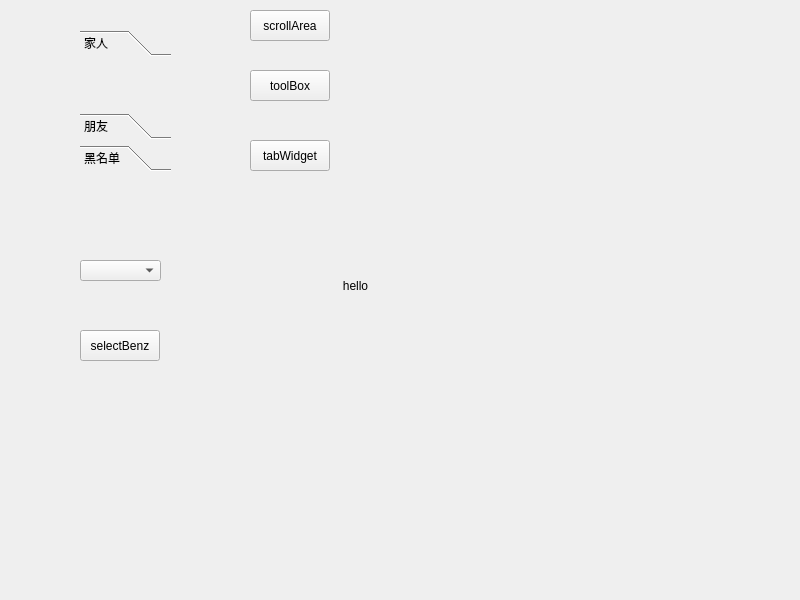
<?xml version="1.0" encoding="UTF-8"?>
<ui version="4.0">
 <class>Widget</class>
 <widget class="QWidget" name="Widget">
  <property name="geometry">
   <rect>
    <x>0</x>
    <y>0</y>
    <width>800</width>
    <height>600</height>
   </rect>
  </property>
  <property name="windowTitle">
   <string>Widget</string>
  </property>
  <widget class="QStackedWidget" name="stackedWidget">
   <property name="geometry">
    <rect>
     <x>10</x>
     <y>0</y>
     <width>181</width>
     <height>201</height>
    </rect>
   </property>
   <property name="currentIndex">
    <number>2</number>
   </property>
   <widget class="QWidget" name="page_4">
    <widget class="QScrollArea" name="scrollArea">
     <property name="geometry">
      <rect>
       <x>50</x>
       <y>20</y>
       <width>121</width>
       <height>151</height>
      </rect>
     </property>
     <property name="widgetResizable">
      <bool>true</bool>
     </property>
     <widget class="QWidget" name="scrollAreaWidgetContents">
      <property name="geometry">
       <rect>
        <x>0</x>
        <y>0</y>
        <width>109</width>
        <height>206</height>
       </rect>
      </property>
      <layout class="QVBoxLayout" name="verticalLayout">
       <item>
        <widget class="QPushButton" name="pushButton_10">
         <property name="text">
          <string>PushButton</string>
         </property>
        </widget>
       </item>
       <item>
        <widget class="QPushButton" name="pushButton">
         <property name="text">
          <string>PushButton</string>
         </property>
        </widget>
       </item>
       <item>
        <widget class="QPushButton" name="pushButton_2">
         <property name="text">
          <string>PushButton</string>
         </property>
        </widget>
       </item>
       <item>
        <widget class="QPushButton" name="pushButton_4">
         <property name="text">
          <string>PushButton</string>
         </property>
        </widget>
       </item>
       <item>
        <widget class="QPushButton" name="pushButton_3">
         <property name="text">
          <string>PushButton</string>
         </property>
        </widget>
       </item>
       <item>
        <widget class="QPushButton" name="pushButton_8">
         <property name="text">
          <string>PushButton</string>
         </property>
        </widget>
       </item>
       <item>
        <widget class="QPushButton" name="pushButton_9">
         <property name="text">
          <string>PushButton</string>
         </property>
        </widget>
       </item>
       <item>
        <widget class="QPushButton" name="pushButton_6">
         <property name="text">
          <string>PushButton</string>
         </property>
        </widget>
       </item>
       <item>
        <widget class="QPushButton" name="pushButton_5">
         <property name="text">
          <string>PushButton</string>
         </property>
        </widget>
       </item>
      </layout>
     </widget>
    </widget>
   </widget>
   <widget class="QWidget" name="page_6">
    <widget class="QTabWidget" name="tabWidget">
     <property name="geometry">
      <rect>
       <x>20</x>
       <y>40</y>
       <width>191</width>
       <height>141</height>
      </rect>
     </property>
     <property name="currentIndex">
      <number>2</number>
     </property>
     <widget class="QWidget" name="tab">
      <attribute name="title">
       <string>百度</string>
      </attribute>
     </widget>
     <widget class="QWidget" name="tab_2">
      <attribute name="title">
       <string>谷歌</string>
      </attribute>
     </widget>
     <widget class="QWidget" name="tab_3">
      <attribute name="title">
       <string>必应</string>
      </attribute>
     </widget>
    </widget>
   </widget>
   <widget class="QWidget" name="page_5">
    <widget class="QToolBox" name="toolBox">
     <property name="geometry">
      <rect>
       <x>70</x>
       <y>30</y>
       <width>91</width>
       <height>141</height>
      </rect>
     </property>
     <property name="currentIndex">
      <number>0</number>
     </property>
     <widget class="QWidget" name="page">
      <property name="geometry">
       <rect>
        <x>0</x>
        <y>0</y>
        <width>91</width>
        <height>69</height>
       </rect>
      </property>
      <attribute name="label">
       <string>家人</string>
      </attribute>
     </widget>
     <widget class="QWidget" name="page_2">
      <property name="geometry">
       <rect>
        <x>0</x>
        <y>0</y>
        <width>91</width>
        <height>69</height>
       </rect>
      </property>
      <attribute name="label">
       <string>朋友</string>
      </attribute>
     </widget>
     <widget class="QWidget" name="page_3">
      <property name="geometry">
       <rect>
        <x>0</x>
        <y>0</y>
        <width>91</width>
        <height>69</height>
       </rect>
      </property>
      <attribute name="label">
       <string>黑名单</string>
      </attribute>
     </widget>
    </widget>
   </widget>
  </widget>
  <widget class="QPushButton" name="btn_scrollArea">
   <property name="geometry">
    <rect>
     <x>250</x>
     <y>10</y>
     <width>80</width>
     <height>31</height>
    </rect>
   </property>
   <property name="text">
    <string>scrollArea</string>
   </property>
  </widget>
  <widget class="QPushButton" name="btn_tabWidget">
   <property name="geometry">
    <rect>
     <x>250</x>
     <y>140</y>
     <width>80</width>
     <height>31</height>
    </rect>
   </property>
   <property name="text">
    <string>tabWidget</string>
   </property>
  </widget>
  <widget class="QPushButton" name="btn_toolBox">
   <property name="geometry">
    <rect>
     <x>250</x>
     <y>70</y>
     <width>80</width>
     <height>31</height>
    </rect>
   </property>
   <property name="text">
    <string>toolBox</string>
   </property>
  </widget>
  <widget class="QComboBox" name="btn_select">
   <property name="geometry">
    <rect>
     <x>80</x>
     <y>260</y>
     <width>81</width>
     <height>21</height>
    </rect>
   </property>
  </widget>
  <widget class="QPushButton" name="btn_Benz">
   <property name="geometry">
    <rect>
     <x>80</x>
     <y>330</y>
     <width>80</width>
     <height>31</height>
    </rect>
   </property>
   <property name="text">
    <string>selectBenz</string>
   </property>
  </widget>
  <widget class="QLabel" name="label">
   <property name="geometry">
    <rect>
     <x>290</x>
     <y>240</y>
     <width>131</width>
     <height>91</height>
    </rect>
   </property>
   <property name="sizePolicy">
    <sizepolicy hsizetype="Preferred" vsizetype="Preferred">
     <horstretch>0</horstretch>
     <verstretch>0</verstretch>
    </sizepolicy>
   </property>
   <property name="layoutDirection">
    <enum>Qt::LeftToRight</enum>
   </property>
   <property name="text">
    <string>hello</string>
   </property>
   <property name="textFormat">
    <enum>Qt::PlainText</enum>
   </property>
   <property name="alignment">
    <set>Qt::AlignCenter</set>
   </property>
  </widget>
 </widget>
 <resources/>
 <connections/>
</ui>
